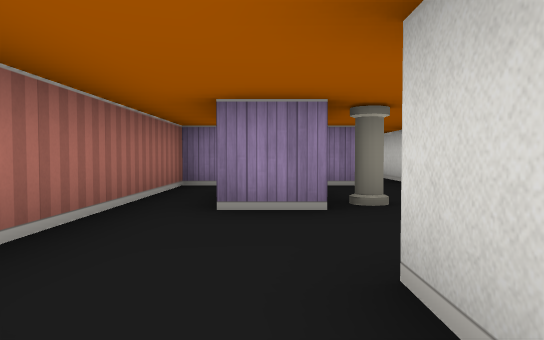
[1] (above)

16 first-person views from a walk through a cub3D maze. The camera is about half as high as the walls, tilts 2° down and sees 70° across. The floor is counted in squares. Each view is taken from the middle of a square. On the plan, view 1 faces up. The plan holds only what a view shows up to about 9 squares ahead; the rest is blank.

[2]
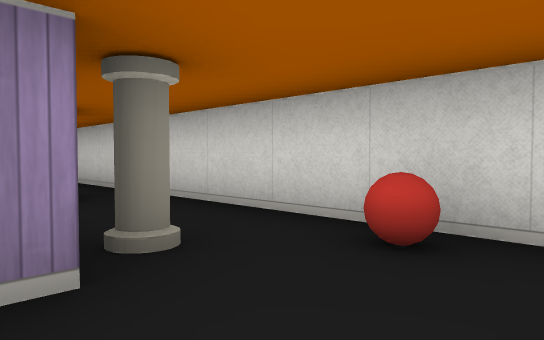

[3]
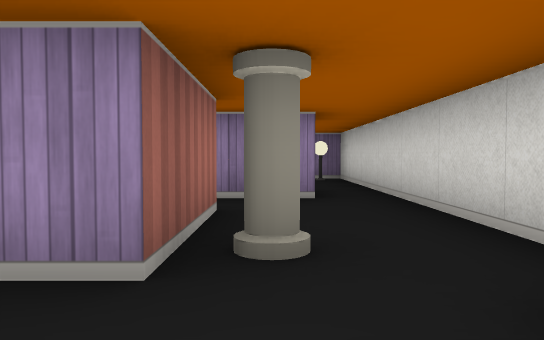

[4]
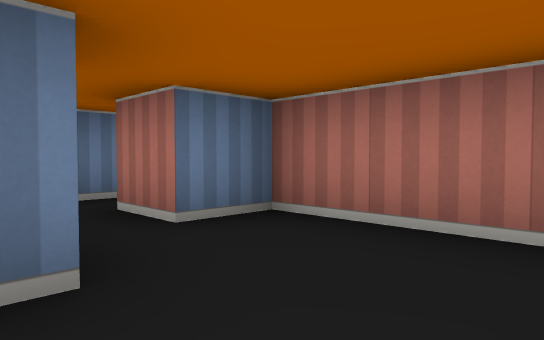

[5]
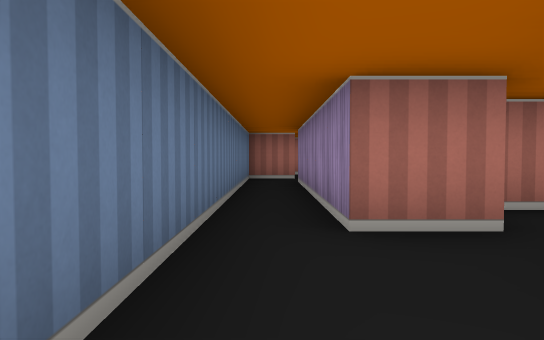

[6]
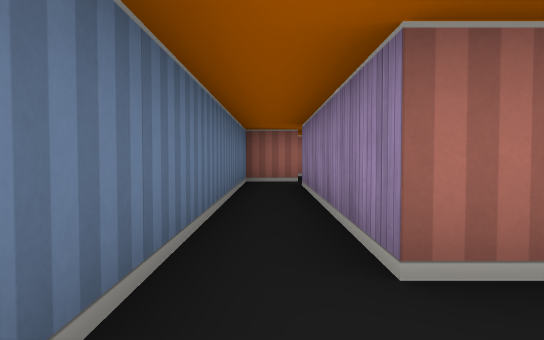

[7]
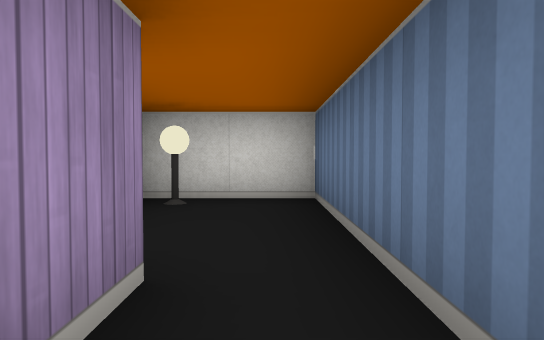

[8]
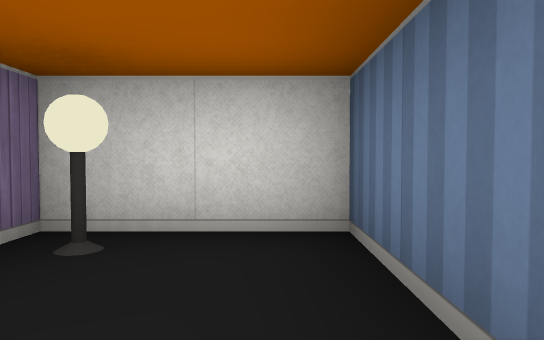

[9]
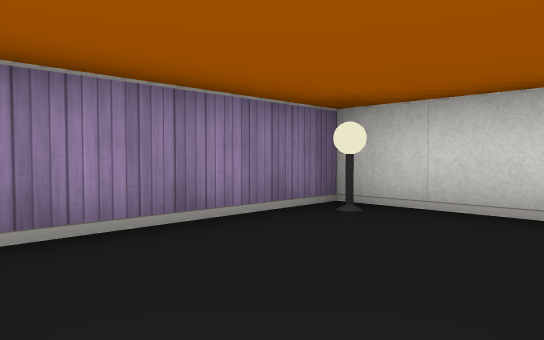

[10]
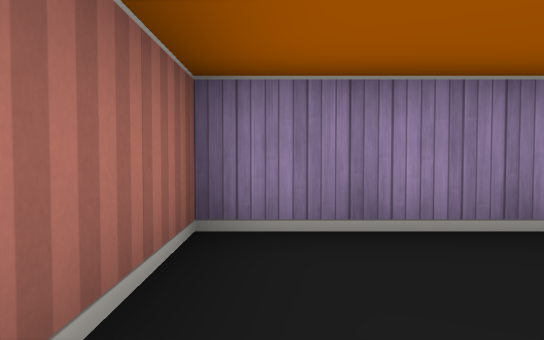

[11]
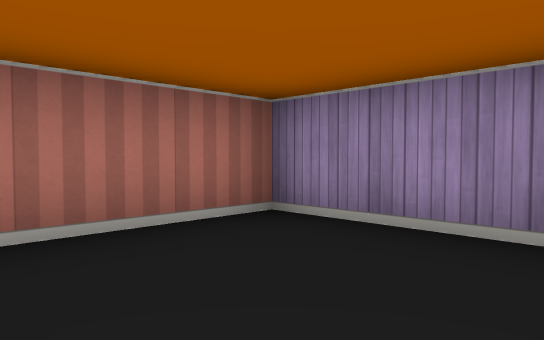

[12]
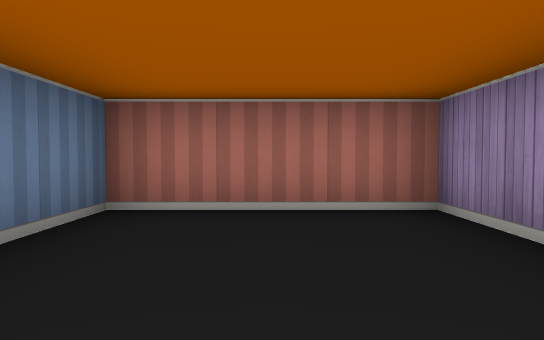

[13]
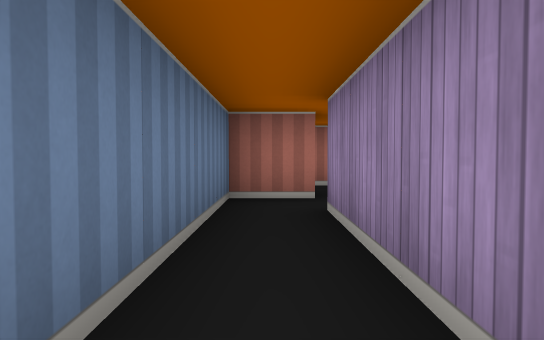

[14]
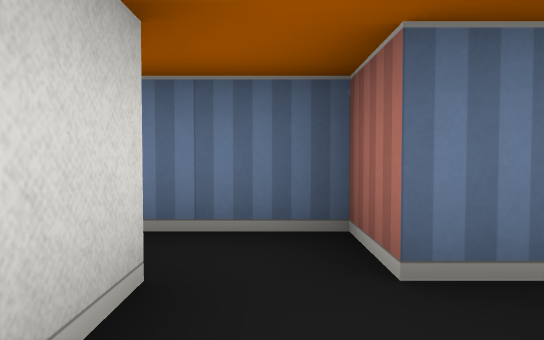

[15]
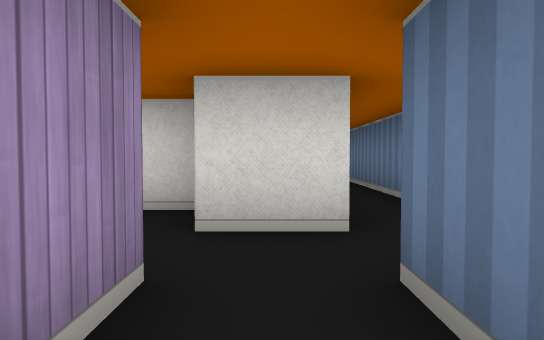

[16]
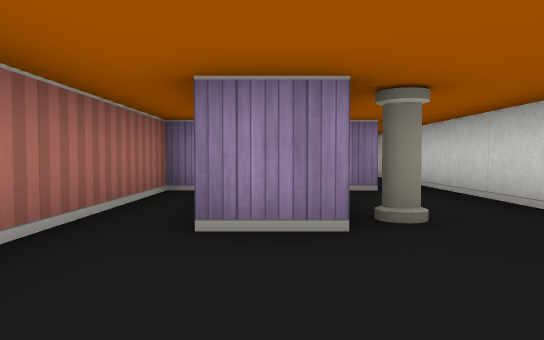

### Floor plan
Key: @ floor where view 1 was taken; # wall or solid block; . floor; P pillar; B ball; L lamp.
Columns run from 9 left of view 1 to 3 right of it. Each row starts with its distance up from view 1.
 11        ######
 10        #...L#
  9        #....#
  8        #....#
  7        ####.#
  6        #....#
  5        #.#..#
  4        #.#P.#
  3        #...B#
  2        #....#
  1   #..###..###
  0 #...#####@.L#
 -1   #.........#
 -2   ###########

Where each view was taken, in squares from view 1:
view 1: 0 up, 0 right, facing up
view 2: 2 up, 0 right, facing up-right
view 3: 2 up, 1 right, facing up
view 4: 3 up, 1 right, facing down-left
view 5: 1 down, 2 right, facing left
view 6: 1 down, 1 right, facing left
view 7: 1 down, 2 left, facing right
view 8: 1 down, 0 right, facing right
view 9: 8 up, 1 left, facing up-right
view 10: 8 up, 1 left, facing up
view 11: 8 up, 1 right, facing up-left
view 12: 9 up, 2 right, facing left
view 13: 1 down, 2 left, facing left
view 14: 1 up, 6 left, facing down
view 15: 0 up, 8 left, facing right
view 16: 1 up, 0 right, facing up
